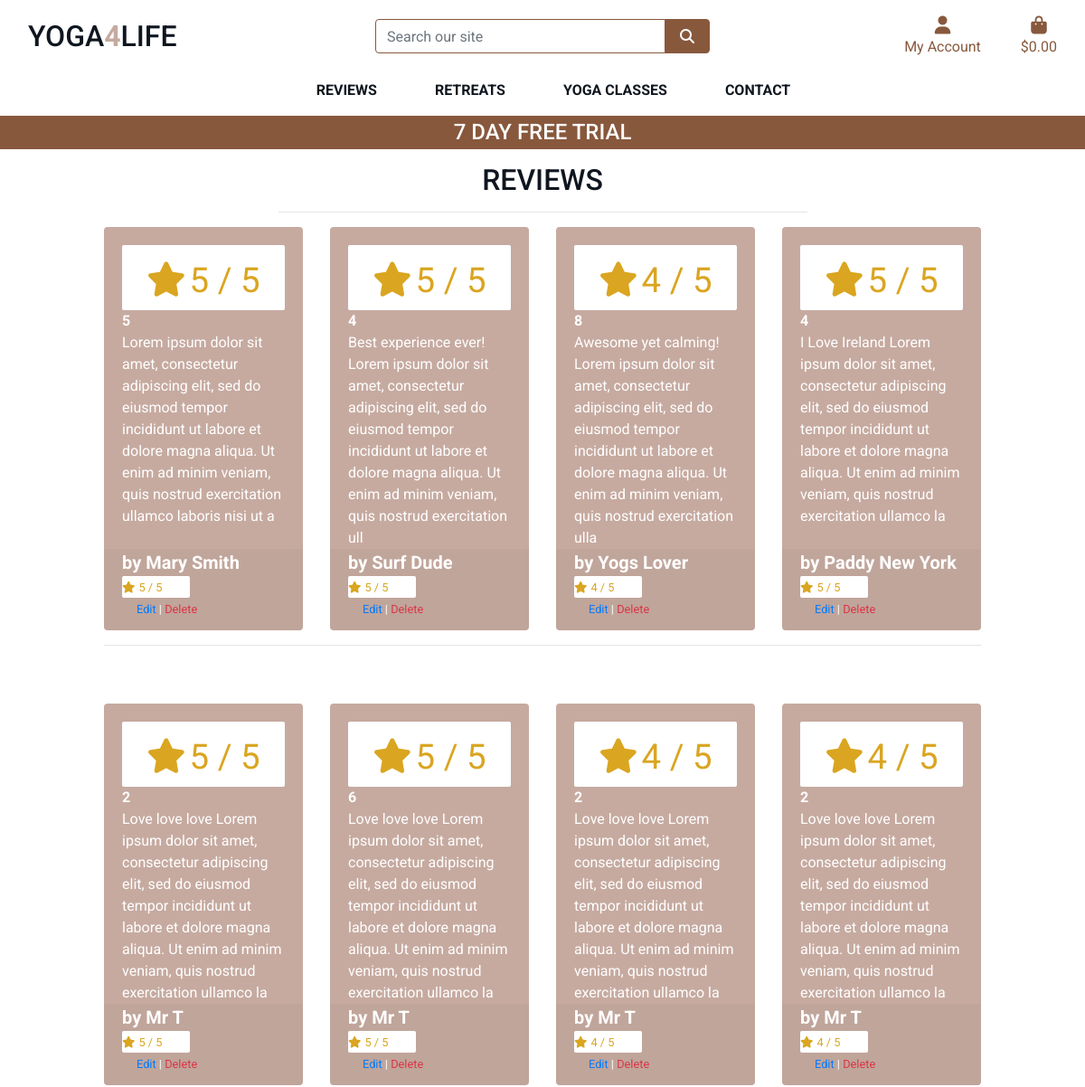
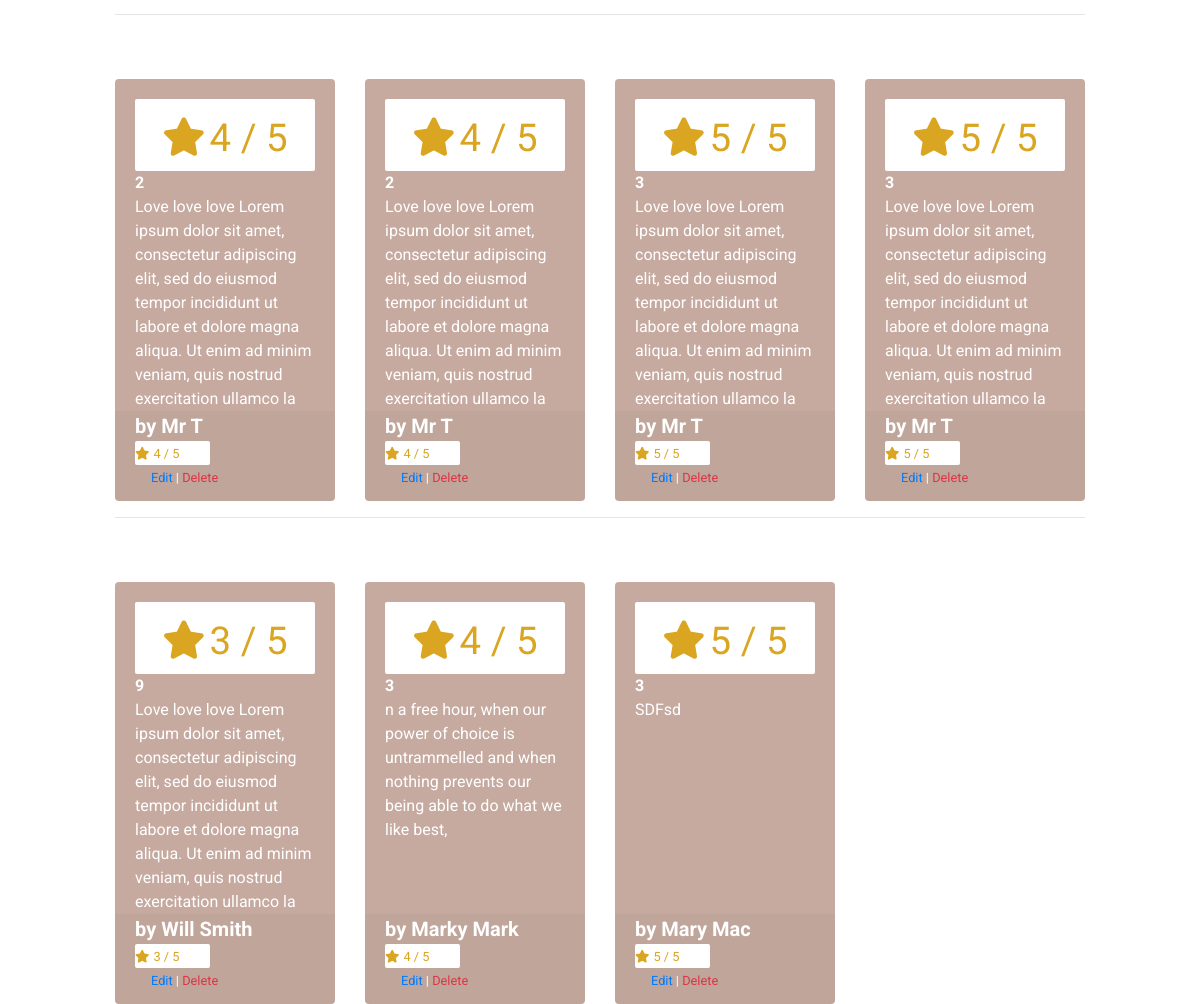
Screenshot of /reviews/ (signed in) with the database file from the repository (2 pictures, top to bottom).
### reviews/models.py (models this page shows)
class Review(models.Model):
    RATING_CHOICES = (
        (1, '1'),
        (2, '2'),
        (3, '3'),
        (4, '4'),
        (5, '5'),
    )
    PRODUCT_CHOICES = (
        (1, '5 Day Meditation in Morocco'),
        (2, '7 Day Authentic Yoga Retreat in Ireland'),
        (3, '5 Day Authentic Yoga in Italy'),
        (4, 'Surf & yoga in Ireland'),
        (5, 'Hatha Yoga'),
        (6, 'Yoga 4 Beginners'),
        (7, 'Ashtanga Yoga'),
        (8, 'Vinyasa yoga'),
        (9, 'Iyengar Yoga'),
    )
    product = models.IntegerField(choices=PRODUCT_CHOICES)
    user_name = models.CharField(max_length=100)
    comment = models.CharField(max_length=200)
    rating = models.IntegerField(choices=RATING_CHOICES)

### reviews/views.py (the view)
# urls.py: path('', views.all_reviews, name='reviews'),
def all_reviews(request):
    reviews = Review.objects.all()
    context = {
        'reviews': reviews
        }
    return render(request, 'reviews/reviews.html', context)

### cart/contexts.py (called while the page is built, shortened)
def cart_contents(request):
    cart_items = []
    total = 0
    product_count = 0
    cart = request.session.get('cart', {})
    grand_total = total
    context = {
        'cart_items': cart_items,
        'total': total,
        'retreat_count': product_count,
        'grand_total': grand_total,
    }
    return context

### reviews/templates/reviews/reviews.html (shortened to what this page needs)
{% extends "base.html" %}
{% load static %}
{% block page_header %}
    <div class="container header-container">
    </div>
{% endblock %}
{% block content %}
    <div class="container-fluid">
        <div class="row">
            <div class="col text-center mt-3">
                <h2 class="logo-font">Reviews</h2>
                <hr class="w-50 mb-1">
            </div>
        </div>
        <div class="row">
            <div class="retreat-container col-10 offset-1">
                <div class="row">
                {% for review in reviews %}
                        <div class="col-sm-6 col-md-6 col-lg-4 col-xl-3">
                            <div class="card h-100 border-0">
                                <div class="card-body pb-0">
                                    {% if review.rating %}
                                    <div class="card-white-lg">
                                        <small class="text-gold"><i class="fas fa-star mr-1"></i>{{ review.rating }} / 5</small>
                                    </div>
                                    {% else %}
                                        <small class="text-gold">No Rating</small>
                                    {% endif %}
                                    <p class="mb-0 font-weight-bold">{{ review.product }}</p>
                                    <p class="mb-0">{{ review.comment }}</p>
                                </div>
                                <div class="card-footer pt-0 border-0 text-left">
                                    <div class="row">
                                        <div class="col">
                                            <p class="lead mb-0 text-left font-weight-bold"> by {{ review.user_name }}</p>
                                            {% if review.rating %}
                                            <div class="card-white-sm">
                                                <small class="text-gold"><i class="fas fa-star mr-1"></i>{{ review.rating }} / 5</small>
                                            </div>
                                            {% else %}
                                                <small class="text-gold">No Rating</small>
                                            {% endif %}
                                            {% if request.user.is_superuser %}
                                                <small class="ml-3">
                                                    <a href="">Edit</a> |
                                                    <a class="text-danger" href="">Delete</a>
                                                </small>
                                            {% endif %}
                                        </div>
                                    </div>
                                </div>
                            </div>
                        </div>
                        {% if forloop.counter|divisibleby:4 %}
                            <div class="col-12 d-none d-xl-block mb-5">
                                <hr>
                            </div>
                        {% endif %}
                    {% endfor %}
            </div>
        </div>
    </div>
{% endblock %}

### static/css/base.css (style rules this page uses)
html { height: 100%; }
body { height: calc(100vh - 164px); color: #555; font-family: 'Roboto', sans-serif; }
.logo-font { text-transform: uppercase; color: #0f161f; }
.card-white-sm { padding: 4px, 2px; background-color: white; border-radius: 2px; max-width: 75px; }
.card-white-lg { width: 100%; height: auto; padding: 4px, 2px; background-color: white; border-radius: 2px; font-size: 48px; text-align: center; }
.text-gold { color: goldenrod !important; }
.card { color: white; background-color:#c6aaa0; border-radius: 4px; overflow: hidden; }
@media (min-width: 1200px) { .container { max-width: 80%; } }
@media (min-width: 992px) { .header-container { padding-top: 164px; } }

### rows the page displays
Review: rating "5", product "5", comment "Lorem ipsum dolor sit amet, consectetur adipiscing elit, sed do eiusmod tempor incididunt ut labore et dolore magna aliqua. Ut enim ad minim veniam, quis nostrud exercitation ullamco laboris nisi ut a", user_name "Mary Smith"
Review: rating "5", product "4", comment "Best experience ever! Lorem ipsum dolor sit amet, consectetur adipiscing elit, sed do eiusmod tempor incididunt ut labore et dolore magna aliqua. Ut enim ad minim veniam, quis nostrud exercitation ull", user_name "Surf Dude"
Review: rating "4", product "8", comment "Awesome yet calming! Lorem ipsum dolor sit amet, consectetur adipiscing elit, sed do eiusmod tempor incididunt ut labore et dolore magna aliqua. Ut enim ad minim veniam, quis nostrud exercitation ulla", user_name "Yogs Lover"
Review: rating "5", product "4", comment "I Love Ireland Lorem ipsum dolor sit amet, consectetur adipiscing elit, sed do eiusmod tempor incididunt ut labore et dolore magna aliqua. Ut enim ad minim veniam, quis nostrud exercitation ullamco la", user_name "Paddy New York"
Review: rating "5", product "2", comment "Love love love Lorem ipsum dolor sit amet, consectetur adipiscing elit, sed do eiusmod tempor incididunt ut labore et dolore magna aliqua. Ut enim ad minim veniam, quis nostrud exercitation ullamco la", user_name "Mr T"
Review: rating "5", product "6", comment "Love love love Lorem ipsum dolor sit amet, consectetur adipiscing elit, sed do eiusmod tempor incididunt ut labore et dolore magna aliqua. Ut enim ad minim veniam, quis nostrud exercitation ullamco la", user_name "Mr T"
Review: rating "4", product "2", comment "Love love love Lorem ipsum dolor sit amet, consectetur adipiscing elit, sed do eiusmod tempor incididunt ut labore et dolore magna aliqua. Ut enim ad minim veniam, quis nostrud exercitation ullamco la", user_name "Mr T"
Review: rating "4", product "2", comment "Love love love Lorem ipsum dolor sit amet, consectetur adipiscing elit, sed do eiusmod tempor incididunt ut labore et dolore magna aliqua. Ut enim ad minim veniam, quis nostrud exercitation ullamco la", user_name "Mr T"
Review: rating "4", product "2", comment "Love love love Lorem ipsum dolor sit amet, consectetur adipiscing elit, sed do eiusmod tempor incididunt ut labore et dolore magna aliqua. Ut enim ad minim veniam, quis nostrud exercitation ullamco la", user_name "Mr T"
Review: rating "4", product "2", comment "Love love love Lorem ipsum dolor sit amet, consectetur adipiscing elit, sed do eiusmod tempor incididunt ut labore et dolore magna aliqua. Ut enim ad minim veniam, quis nostrud exercitation ullamco la", user_name "Mr T"
Review: rating "5", product "3", comment "Love love love Lorem ipsum dolor sit amet, consectetur adipiscing elit, sed do eiusmod tempor incididunt ut labore et dolore magna aliqua. Ut enim ad minim veniam, quis nostrud exercitation ullamco la", user_name "Mr T"
Review: rating "5", product "3", comment "Love love love Lorem ipsum dolor sit amet, consectetur adipiscing elit, sed do eiusmod tempor incididunt ut labore et dolore magna aliqua. Ut enim ad minim veniam, quis nostrud exercitation ullamco la", user_name "Mr T"
Review: rating "3", product "9", comment "Love love love Lorem ipsum dolor sit amet, consectetur adipiscing elit, sed do eiusmod tempor incididunt ut labore et dolore magna aliqua. Ut enim ad minim veniam, quis nostrud exercitation ullamco la", user_name "Will Smith"
Review: rating "4", product "3", comment "n a free hour, when our power of choice is untrammelled and when nothing prevents our being able to do what we like best,", user_name "Marky Mark"
Review: rating "5", product "3", comment "SDFsd", user_name "Mary Mac"
